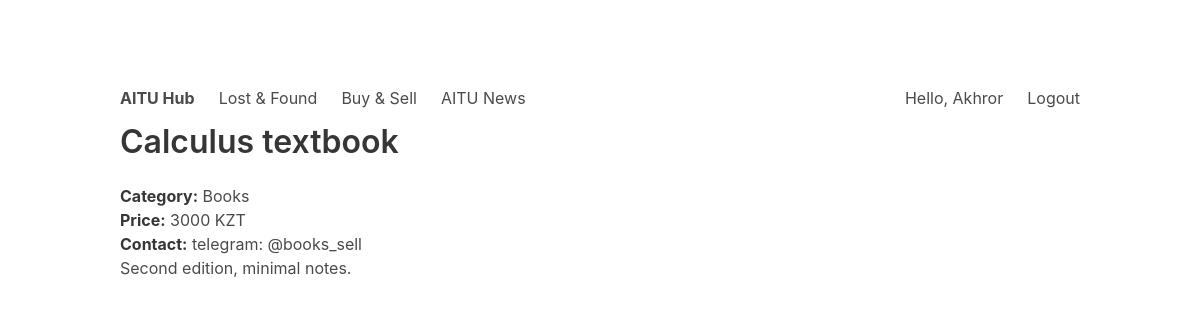
The app's page /products/2/ (signed in) with its own data.
### accounts/models.py (models this page shows, shortened)
class User(AbstractBaseUser, PermissionsMixin):
    email = models.EmailField(unique=True)
    name = models.CharField(max_length=150)
    telegram_username = models.CharField(max_length=64, blank=True, null=True)
    is_active = models.BooleanField(default=True)
    is_staff = models.BooleanField(default=False)
    date_joined = models.DateTimeField(default=timezone.now)
    objects = UserManager()
    USERNAME_FIELD = 'email'
    REQUIRED_FIELDS = ['name']

### core/models.py (models this page shows, shortened)
class Product(models.Model):
    CATEGORY_CHOICES = [
        ('electronics', 'Electronics'),
        ('books', 'Books'),
        ('furniture', 'Furniture'),
        ('others', 'Others'),
    ]
    title = models.CharField(max_length=200)
    description = models.TextField()
    price = models.IntegerField()
    category = models.CharField(max_length=20, choices=CATEGORY_CHOICES)
    image_url = models.URLField(blank=True)
    contact_info = models.CharField(max_length=200)
    created_at = models.DateTimeField(auto_now_add=True)
    created_by = models.ForeignKey(settings.AUTH_USER_MODEL, on_delete=models.CASCADE, related_name='products')
    class Meta:
        db_table = 'core_product'
        ordering = ['-created_at']

### core/views.py (the view)
# urls.py: path('products/<int:item_id>/', core_views.product_detail, name='product_detail'),
def product_detail(request, item_id):
    item = get_object_or_404(Product, id=item_id)
    return render(request, 'core/product_detail.html', {'item': item})

### templates/core/product_detail.html (shortened to what this page needs)
﻿{% extends 'base.html' %}
{% block content %}
<h1 class="title">{{ item.title }}</h1>
<p><strong>Category:</strong> {{ item.get_category_display }}</p>
<p><strong>Price:</strong> {{ item.price }} KZT</p>
<p><strong>Contact:</strong> {{ item.contact_info }}</p>
<p>{{ item.description }}</p>
{% endblock %}

### templates/base.html (shortened to what this page needs)
﻿<!DOCTYPE html>
<html lang="en">
<head>
    <link rel="stylesheet" href="https://cdn.jsdelivr.net/npm/bulma@0.9.4/css/bulma.min.css">
</head>
<body>
<section class="section">
    <div class="container">
        <nav class="navbar" role="navigation">
            <div class="navbar-brand">
                <a class="navbar-item" href="{% url 'home' %}"><strong>AITU Hub</strong></a>
            </div>
            <div class="navbar-menu">
                <div class="navbar-start">
                    <a class="navbar-item" href="{% url 'lostfound_list' %}">Lost & Found</a>
                    <a class="navbar-item" href="{% url 'product_list' %}">Buy & Sell</a>
                    <a class="navbar-item" href="{% url 'news_list' %}">AITU News</a>
                </div>
                <div class="navbar-end">
                    {% if user.is_authenticated %}
                        <div class="navbar-item">Hello, {{ user.name }}</div>
                        <a class="navbar-item" href="{% url 'logout' %}">Logout</a>
                    {% else %}
                        <a class="navbar-item" href="{% url 'login' %}">Login</a>
                        <a class="navbar-item" href="{% url 'register' %}">Register</a>
                    {% endif %}
                </div>
            </div>
        </nav>
        {% block content %}{% endblock %}
    </div>
</section>
</body>
</html>

### records on screen
User: name "Akhror"
Product: title "Calculus textbook", category "Books", price "3000", contact_info "telegram: @books_sell", description "Second edition, minimal notes."
